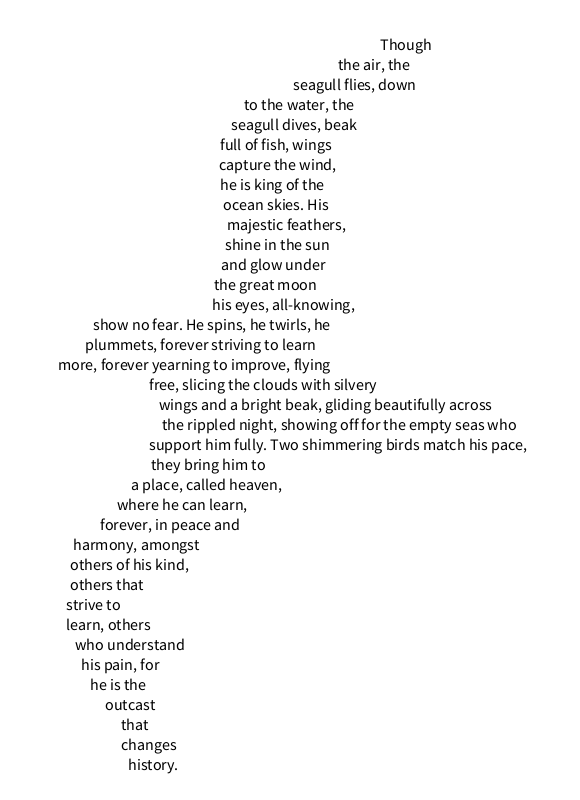
Frame 1 (no input)
Frame 60 (the mouse pressed at the canvas centre just before this capture): identical to frame 1, image omitted
Frame 120 (the mouse held since frame 60 and released just before this capture): identical to frame 1, image omitted

The Processing sketch that drew this single still picture (run headless with seeded random() and noise(); from frame 60 on, the mouse is pressed at the canvas centre):

// Processing sketch: lec11_231130_poem
// ── lec11_231130_poem.pde
// Recreating  https://deannacouchblog.wordpress.com/2016/12/09/concrete-poetry/
boolean savedImage = false;

PVector[] poemPositions = new PVector[37]; // Array to hold PVector positions for each line

String line1 = "Though";
String line2 = "the air, the";
String line3 = "seagull flies, down";
String line4 = "to the water, the";
String line5 = "seagull dives, beak";
String line6 = "full of fish, wings";
String line7 = "capture the wind,";
String line8 = "he is king of the";
String line9 = "ocean skies. His";
String line10 = "majestic feathers,";
String line11 = "shine in the sun";
String line12 = "and glow under";
String line13 = "the great moon";
String line14 = "his eyes, all-knowing,";
String line15 = "show no fear. He spins, he twirls, he";
String line16 = "plummets, forever striving to learn";
String line17 = "more, forever yearning to improve, flying";
String line18 = "free, slicing the clouds with silvery";
String line19 = "wings and a bright beak, gliding beautifully across";
String line20 = "the rippled night, showing off for the empty seas who";
String line21 = "support him fully. Two shimmering birds match his pace,";
String line22 = "they bring him to";
String line23 = "a place, called heaven,";
String line24 = "where he can learn,";
String line25 = "forever, in peace and";
String line26 = "harmony, amongst";
String line27 = "others of his kind,";
String line28 = "others that";
String line29 = "strive to";
String line30 = "learn, others";
String line31 = "who understand";
String line32 = "his pain, for";
String line33 = "he is the";
String line34 = "outcast";
String line35 = "that";
String line36 = "changes";
String line37 = "history.";

void setup() 
{
  size(580, 800); // Set canvas size
  
  // Initialize PVector positions for each line
  int lineHeight = 20; // Adjust the line height
  for (int i = 0; i < poemPositions.length; i++) 
  {
    poemPositions[i] = new PVector(0, 50 + i * lineHeight);
  }
}

void draw() 
{
  background(255);
  fill(0);
  textSize(16);
  textAlign(LEFT);
  
  // Display each line of the poem
  text(line1, 380, poemPositions[0].y);
  text(line2, 338, poemPositions[1].y);
  text(line3, 293, poemPositions[2].y);
  text(line4, 244, poemPositions[3].y);
  text(line5, 231, poemPositions[4].y);
  text(line6, 220, poemPositions[5].y);
  text(line7, 219, poemPositions[6].y);
  text(line8, 220, poemPositions[7].y);
  text(line9, 223, poemPositions[8].y);
  text(line10, 227, poemPositions[9].y);
  text(line11, 225, poemPositions[10].y);
  text(line12, 221, poemPositions[11].y);
  text(line13, 214, poemPositions[12].y);
  text(line14, 212, poemPositions[13].y);
  text(line15, 93, poemPositions[14].y);
  text(line16, 85, poemPositions[15].y);
  text(line17, 58, poemPositions[16].y);
  text(line18, 149, poemPositions[17].y);
  text(line19, 159, poemPositions[18].y);
  text(line20, 162, poemPositions[19].y);
  text(line21, 149, poemPositions[20].y);
  text(line22, 151, poemPositions[21].y);
  text(line23, 131, poemPositions[22].y);
  text(line24, 117, poemPositions[23].y);
  text(line25, 100, poemPositions[24].y);
  text(line26, 73, poemPositions[25].y);
  text(line27, 70, poemPositions[26].y);
  text(line28, 70, poemPositions[27].y);
  text(line29, 66, poemPositions[28].y);
  text(line30, 66, poemPositions[29].y);
  text(line31, 75, poemPositions[30].y);
  text(line32, 81, poemPositions[31].y);
  text(line33, 90, poemPositions[32].y);
  text(line34, 105, poemPositions[33].y);
  text(line35, 121, poemPositions[34].y);
  text(line36, 121, poemPositions[35].y);
  text(line37, 128, poemPositions[36].y);


  // Save the output as an image file
  if (!savedImage) 
  {
     save("poem_output.png");
     savedImage = true;
   }
  
}
